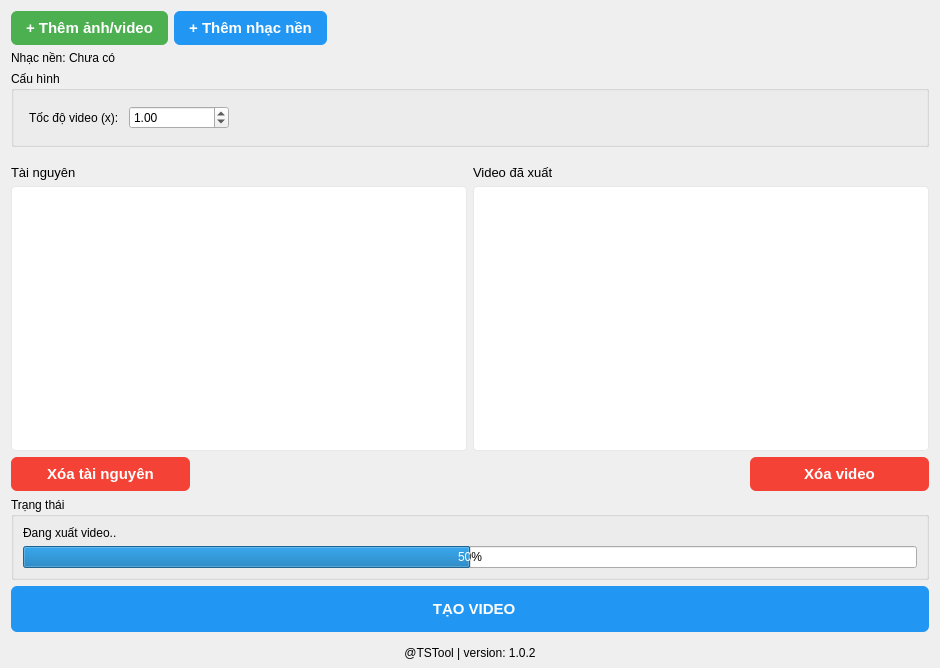
<?xml version="1.0" encoding="UTF-8"?>
<ui version="4.0">
 <class>Form</class>
 <widget class="QWidget" name="Form">
  <property name="geometry">
   <rect>
    <x>0</x>
    <y>0</y>
    <width>940</width>
    <height>668</height>
   </rect>
  </property>
  <property name="windowTitle">
   <string>Tạo Video</string>
  </property>
  <layout class="QVBoxLayout" name="verticalLayout_3">
   <property name="bottomMargin">
    <number>0</number>
   </property>
   <item>
    <widget class="QWidget" name="widget_3" native="true">
     <layout class="QVBoxLayout" name="verticalLayout_4">
      <property name="leftMargin">
       <number>0</number>
      </property>
      <property name="topMargin">
       <number>0</number>
      </property>
      <property name="rightMargin">
       <number>0</number>
      </property>
      <property name="bottomMargin">
       <number>0</number>
      </property>
      <item alignment="Qt::AlignLeft">
       <widget class="QWidget" name="widget_4" native="true">
        <layout class="QHBoxLayout" name="horizontalLayout_3">
         <property name="leftMargin">
          <number>0</number>
         </property>
         <property name="topMargin">
          <number>0</number>
         </property>
         <property name="rightMargin">
          <number>0</number>
         </property>
         <property name="bottomMargin">
          <number>0</number>
         </property>
         <item>
          <widget class="QPushButton" name="addButton">
           <property name="maximumSize">
            <size>
             <width>200</width>
             <height>16777215</height>
            </size>
           </property>
           <property name="font">
            <font>
             <pointsize>11</pointsize>
             <weight>75</weight>
             <bold>true</bold>
            </font>
           </property>
           <property name="styleSheet">
            <string notr="true">QPushButton#addButton {
    background-color: #4CAF50;
    color: white;
    border-radius: 6px;
    padding: 8px 15px;
    font-size: 11pt;
}
QPushButton#addButton:hover {
    background-color: #43a047;
}
QPushButton#addButton:pressed {
    background-color: #388e3c;
}
QPushButton#add_sound {
    background-color: #2196F3;
    color: white;
    border-radius: 6px;
    padding: 8px 15px;
    font-size: 11pt;
}
QPushButton#add_sound:hover {
    background-color: #1e88e5;
}
QPushButton#add_sound:pressed {
    background-color: #1976d2;
}
QGroupBox {
    border: 1px solid #e8e8e8;
    border-radius: 6px;
    background-color: white;
    margin-top: 6px;
}
QGroupBox::title {
    color: #424242;
    padding: 0 8px;
}

QLabel {
    color: #424242;
}

QProgressBar {
    border: 1px solid #e8e8e8;
    border-radius: 4px;
    text-align: center;
    background-color: #f8f8f8;
}
QProgressBar::chunk {
    background-color: #2196F3;
    border-radius: 3px;
}

QPushButton#createVideoButton {
    background-color: #2196f3;
    color: white;
    border-radius: 6px;
    font-size: 11pt;
    font-weight: bold;
    padding: 8px 15px;
    min-height: 30px;
    margin-bottom: 10px;
}
QPushButton#createVideoButton:hover {
    background-color: #1e88e5;
}
QPushButton#createVideoButton:pressed {
    background-color: #1976d2;
}

QDoubleSpinBox {
    border: 1px solid #e8e8e8;
    border-radius: 4px;
    padding: 4px;
    background: white;
}
QDoubleSpinBox:hover {
    border-color: #2196F3;
}
QDoubleSpinBox:focus {
    border-color: #2196F3;
}

QLabel#footer_label {
    color: #757575;
    font-size: 9pt;
    padding: 5px;
    margin-bottom: 5px;
    background-color: transparent;
}</string>
           </property>
           <property name="text">
            <string>+ Thêm ảnh/video</string>
           </property>
           <property name="iconSize">
            <size>
             <width>24</width>
             <height>24</height>
            </size>
           </property>
          </widget>
         </item>
         <item>
          <widget class="QPushButton" name="add_sound">
           <property name="maximumSize">
            <size>
             <width>200</width>
             <height>16777215</height>
            </size>
           </property>
           <property name="font">
            <font>
             <pointsize>11</pointsize>
             <weight>75</weight>
             <bold>true</bold>
            </font>
           </property>
           <property name="styleSheet">
            <string notr="true">QPushButton#add_sound {
    background-color: #2196F3;
    color: white;
    border-radius: 6px;
    padding: 8px 15px;
    font-size: 11pt;
}
QPushButton#add_sound:hover {
    background-color: #1e88e5;
}
QPushButton#add_sound:pressed {
    background-color: #1976d2;
}</string>
           </property>
           <property name="text">
            <string>+ Thêm nhạc nền</string>
           </property>
           <property name="iconSize">
            <size>
             <width>24</width>
             <height>24</height>
            </size>
           </property>
          </widget>
         </item>
        </layout>
       </widget>
      </item>
      <item>
       <widget class="QLabel" name="sound_status">
        <property name="text">
         <string>Nhạc nền: Chưa có</string>
        </property>
        <property name="margin">
         <number>5</number>
        </property>
       </widget>
      </item>
      <item>
       <widget class="QGroupBox" name="config_group">
        <property name="title">
         <string>Cấu hình</string>
        </property>
        <property name="flat">
         <bool>false</bool>
        </property>
        <layout class="QVBoxLayout" name="config_layout">
         <property name="spacing">
          <number>10</number>
         </property>
         <property name="leftMargin">
          <number>15</number>
         </property>
         <property name="topMargin">
          <number>15</number>
         </property>
         <property name="rightMargin">
          <number>15</number>
         </property>
         <property name="bottomMargin">
          <number>15</number>
         </property>
         <item>
          <layout class="QHBoxLayout" name="speed_layout">
           <item>
            <widget class="QLabel" name="speed_label">
             <property name="text">
              <string>Tốc độ video (x):</string>
             </property>
            </widget>
           </item>
           <item>
            <widget class="QDoubleSpinBox" name="speed_input">
             <property name="minimumSize">
              <size>
               <width>100</width>
               <height>0</height>
              </size>
             </property>
             <property name="minimum">
              <double>0.100000000000000</double>
             </property>
             <property name="maximum">
              <double>10.000000000000000</double>
             </property>
             <property name="singleStep">
              <double>0.100000000000000</double>
             </property>
             <property name="value">
              <double>1.000000000000000</double>
             </property>
            </widget>
           </item>
           <item>
            <spacer name="speed_spacer">
             <property name="orientation">
              <enum>Qt::Horizontal</enum>
             </property>
             <property name="sizeHint" stdset="0">
              <size>
               <width>40</width>
               <height>20</height>
              </size>
             </property>
            </spacer>
           </item>
          </layout>
         </item>
        </layout>
       </widget>
      </item>
     </layout>
    </widget>
   </item>
   <item>
    <widget class="QWidget" name="widget" native="true">
     <layout class="QHBoxLayout" name="horizontalLayout_2">
      <property name="spacing">
       <number>6</number>
      </property>
      <property name="leftMargin">
       <number>0</number>
      </property>
      <property name="topMargin">
       <number>12</number>
      </property>
      <property name="rightMargin">
       <number>0</number>
      </property>
      <property name="bottomMargin">
       <number>0</number>
      </property>
      <item>
       <widget class="QWidget" name="widget1" native="true">
        <property name="minimumSize">
         <size>
          <width>0</width>
          <height>0</height>
         </size>
        </property>
        <layout class="QVBoxLayout" name="verticalLayout">
         <property name="leftMargin">
          <number>0</number>
         </property>
         <property name="topMargin">
          <number>0</number>
         </property>
         <property name="rightMargin">
          <number>0</number>
         </property>
         <property name="bottomMargin">
          <number>0</number>
         </property>
         <item>
          <widget class="QLabel" name="label">
           <property name="font">
            <font>
             <pointsize>14</pointsize>
             <weight>75</weight>
             <bold>true</bold>
             <underline>false</underline>
             <kerning>true</kerning>
            </font>
           </property>
           <property name="autoFillBackground">
            <bool>false</bool>
           </property>
           <property name="text">
            <string>&lt;html&gt;&lt;head/&gt;&lt;body&gt;&lt;p&gt;&lt;span style=&quot; font-size:10pt; font-weight:400;&quot;&gt;Tài nguyên&lt;/span&gt;&lt;/p&gt;&lt;/body&gt;&lt;/html&gt;</string>
           </property>
          </widget>
         </item>
         <item>
          <widget class="QListWidget" name="mediaList">
           <property name="styleSheet">
            <string notr="true">QListWidget {
    border: 1px solid #e8e8e8;
    border-radius: 4px;
    background: white;
}

QScrollBar:vertical {
    border: none;
    background: #f8f8f8;
    width: 8px;
    margin: 0px;
    border-radius: 4px;
}

QScrollBar::handle:vertical {
    background: #dadada;
    min-height: 30px;
    border-radius: 4px;
}

QScrollBar::handle:vertical:hover {
    background: #c8c8c8;
}

QScrollBar::add-line:vertical, QScrollBar::sub-line:vertical {
    height: 0px;
}

QScrollBar::add-page:vertical, QScrollBar::sub-page:vertical {
    background: none;
}</string>
           </property>
          </widget>
         </item>
        </layout>
       </widget>
      </item>
      <item>
       <widget class="QWidget" name="widget_2" native="true">
        <layout class="QVBoxLayout" name="verticalLayout_2">
         <property name="leftMargin">
          <number>0</number>
         </property>
         <property name="topMargin">
          <number>0</number>
         </property>
         <property name="rightMargin">
          <number>0</number>
         </property>
         <property name="bottomMargin">
          <number>0</number>
         </property>
         <item>
          <widget class="QLabel" name="label_2">
           <property name="text">
            <string>&lt;html&gt;&lt;head/&gt;&lt;body&gt;&lt;p&gt;&lt;span style=&quot; font-size:10pt;&quot;&gt;Video đã xuất&lt;/span&gt;&lt;/p&gt;&lt;/body&gt;&lt;/html&gt;</string>
           </property>
          </widget>
         </item>
         <item>
          <widget class="QListWidget" name="videoList">
           <property name="styleSheet">
            <string notr="true">QListWidget {
    border: 1px solid #e8e8e8;
    border-radius: 4px;
    background: white;
}

QScrollBar:vertical {
    border: none;
    background: #f8f8f8;
    width: 8px;
    margin: 0px;
    border-radius: 4px;
}

QScrollBar::handle:vertical {
    background: #dadada;
    min-height: 30px;
    border-radius: 4px;
}

QScrollBar::handle:vertical:hover {
    background: #c8c8c8;
}

QScrollBar::add-line:vertical, QScrollBar::sub-line:vertical {
    height: 0px;
}

QScrollBar::add-page:vertical, QScrollBar::sub-page:vertical {
    background: none;
}</string>
           </property>
          </widget>
         </item>
        </layout>
       </widget>
      </item>
     </layout>
    </widget>
   </item>
   <item>
    <widget class="QWidget" name="clear_group" native="true">
     <layout class="QHBoxLayout" name="horizontalLayout_4">
      <property name="leftMargin">
       <number>0</number>
      </property>
      <property name="topMargin">
       <number>0</number>
      </property>
      <property name="rightMargin">
       <number>0</number>
      </property>
      <property name="bottomMargin">
       <number>0</number>
      </property>
      <item>
       <widget class="QPushButton" name="clearResourcesButton">
        <property name="font">
         <font>
          <pointsize>11</pointsize>
          <weight>75</weight>
          <bold>true</bold>
         </font>
        </property>
        <property name="styleSheet">
         <string notr="true">QPushButton#clearResourcesButton {
    background-color: #f44336;
    color: white;
    border-radius: 6px;
    padding: 8px 15px;
    font-size: 11pt;
}
QPushButton#clearResourcesButton:hover {
    background-color: #e53935;
}
QPushButton#clearResourcesButton:pressed {
    background-color: #d32f2f;
}</string>
        </property>
        <property name="text">
         <string>Xóa tài nguyên</string>
        </property>
       </widget>
      </item>
      <item>
       <widget class="QWidget" name="widget_5" native="true"/>
      </item>
      <item>
       <widget class="QWidget" name="widget_6" native="true"/>
      </item>
      <item>
       <widget class="QWidget" name="widget_7" native="true"/>
      </item>
      <item>
       <widget class="QPushButton" name="clearVideosButton">
        <property name="font">
         <font>
          <pointsize>11</pointsize>
          <weight>75</weight>
          <bold>true</bold>
         </font>
        </property>
        <property name="styleSheet">
         <string notr="true">QPushButton#clearVideosButton {
    background-color: #f44336;
    color: white;
    border-radius: 6px;
    padding: 8px 15px;
    font-size: 11pt;
}
QPushButton#clearVideosButton:hover {
    background-color: #e53935;
}
QPushButton#clearVideosButton:pressed {
    background-color: #d32f2f;
}</string>
        </property>
        <property name="text">
         <string>Xóa video</string>
        </property>
       </widget>
      </item>
     </layout>
    </widget>
   </item>
   <item>
    <widget class="QGroupBox" name="gro_progress">
     <property name="title">
      <string>Trạng thái</string>
     </property>
     <layout class="QVBoxLayout" name="verticalLayout_5">
      <item>
       <widget class="QLabel" name="lbe_progress">
        <property name="styleSheet">
         <string notr="true"/>
        </property>
        <property name="text">
         <string>&lt;html&gt;&lt;head/&gt;&lt;body&gt;&lt;p&gt;Đang xuất video..&lt;/p&gt;&lt;/body&gt;&lt;/html&gt;</string>
        </property>
       </widget>
      </item>
      <item>
       <widget class="QProgressBar" name="progress_video">
        <property name="value">
         <number>50</number>
        </property>
       </widget>
      </item>
     </layout>
    </widget>
   </item>
   <item>
    <widget class="QPushButton" name="createVideoButton">
     <property name="minimumSize">
      <size>
       <width>0</width>
       <height>46</height>
      </size>
     </property>
     <property name="font">
      <font>
       <pointsize>11</pointsize>
       <weight>75</weight>
       <bold>true</bold>
      </font>
     </property>
     <property name="styleSheet">
      <string notr="true">QPushButton#createVideoButton {
        background-color: #2196f3;
        color: white;
        border-radius: 6px;
        font-size: 11pt;
        font-weight: bold;
        padding: 8px 15px;
        min-height: 30px;
      }
      QPushButton#createVideoButton:hover {
        background-color: #1e88e5;
      }
      QPushButton#createVideoButton:pressed {
        background-color: #1976d2;
      }</string>
     </property>
     <property name="text">
      <string>  TẠO VIDEO</string>
     </property>
     <property name="icon">
      <iconset>
       <normaloff>C:/Users/ADMIN/.designer/backup/icons/video-camera.png</normaloff>C:/Users/ADMIN/.designer/backup/icons/video-camera.png</iconset>
     </property>
     <property name="iconSize">
      <size>
       <width>24</width>
       <height>24</height>
      </size>
     </property>
    </widget>
   </item>
   <item>
    <widget class="QLabel" name="footer_label">
     <property name="minimumSize">
      <size>
       <width>0</width>
       <height>30</height>
      </size>
     </property>
     <property name="maximumSize">
      <size>
       <width>16777215</width>
       <height>30</height>
      </size>
     </property>
     <property name="text">
      <string>@TSTool | version: 1.0.2</string>
     </property>
     <property name="alignment">
      <set>Qt::AlignCenter</set>
     </property>
    </widget>
   </item>
  </layout>
 </widget>
 <resources/>
 <connections/>
</ui>
